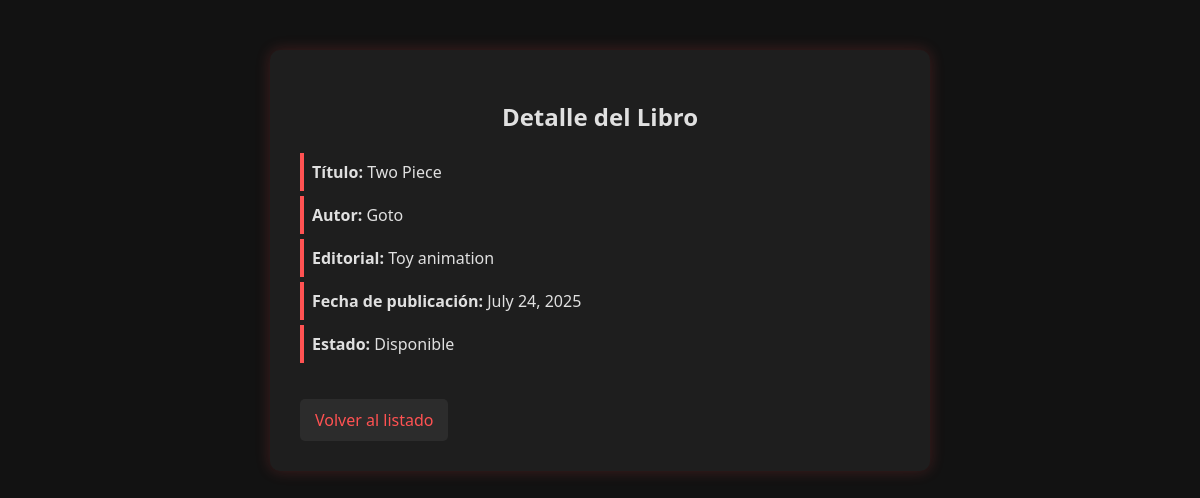
The app's page /biblioteca/libros/5/ with its own data.
### biblioteca/models.py (models this page shows, shortened)
class Libro(models.Model):
    Autor = models.CharField(max_length=100)
    titulo = models.CharField(max_length=100)
    editorial = models.CharField(max_length=100)
    fecha_publicacion = models.DateField()
    estado = models.CharField(max_length=20, choices=[('disponible', 'Disponible'), ('prestado', 'Prestado')], default='disponible')

### biblioteca/views.py (the view)
# urls.py: path('libros/<int:pk>/', views.detalle_libro, name='detalle_libro'),
def detalle_libro(request, pk):
    libro = get_object_or_404(Libro, pk=pk)
    q = request.GET.get('q', '')
    page = request.GET.get('page', '')
    return render(request, 'detalle_libro.html', {
        'libro': libro,
        'q': q,
        'page': page
    })

### biblioteca/templates/detalle_libro.html (shortened to what this page needs)
{% load static %}
<!DOCTYPE html>
<html lang="es">
<head>
    <link rel="stylesheet" href="{% static 'css/estilos.css' %}">
</head>
<body>
    <div class="detalle-container">
        <h2>Detalle del Libro</h2>
        <ul>
            <li><strong>Título:</strong> {{ libro.titulo }}</li>
            <li><strong>Autor:</strong> {{ libro.Autor }}</li>
            <li><strong>Editorial:</strong> {{ libro.editorial }}</li>
            <li><strong>Fecha de publicación:</strong> {{ libro.fecha_publicacion }}</li>
            <li><strong>Estado:</strong> {{ libro.estado }}</li>
        </ul>
        <a href="{% url 'lista_libros' %}" class="volver-link">Volver al listado</a>
    </div>
</body>
</html>

### biblioteca/static/css/estilos.css (style rules this page uses)
body { background-color: #121212; color: #e0e0e0; font-family: 'Segoe UI', sans-serif; }
a { color: #ff5252; text-decoration: none; }
ul { list-style: none; padding: 0; }
li { padding: 8px; background-color: #1e1e1e; margin-bottom: 5px; border-left: 4px solid #ff5252; }
.detalle-container { max-width: 600px; margin: 50px auto; padding: 30px; background-color: #1e1e1e; border-radius: 10px; box-shadow: 0 0 15px rgba(255, 82, 82, 0.2); }
h2 { text-align: center; margin-bottom: 20px; }
.volver-link { display: inline-block; margin-top: 20px; color: #ff5252; background-color: #2c2c2c; padding: 10px 15px; border-radius: 5px; text-align: center; }

### records on screen
Libro: titulo "Two Piece", Autor "Goto", editorial "Toy animation", fecha_publicacion "July 24, 2025", estado "Disponible"
